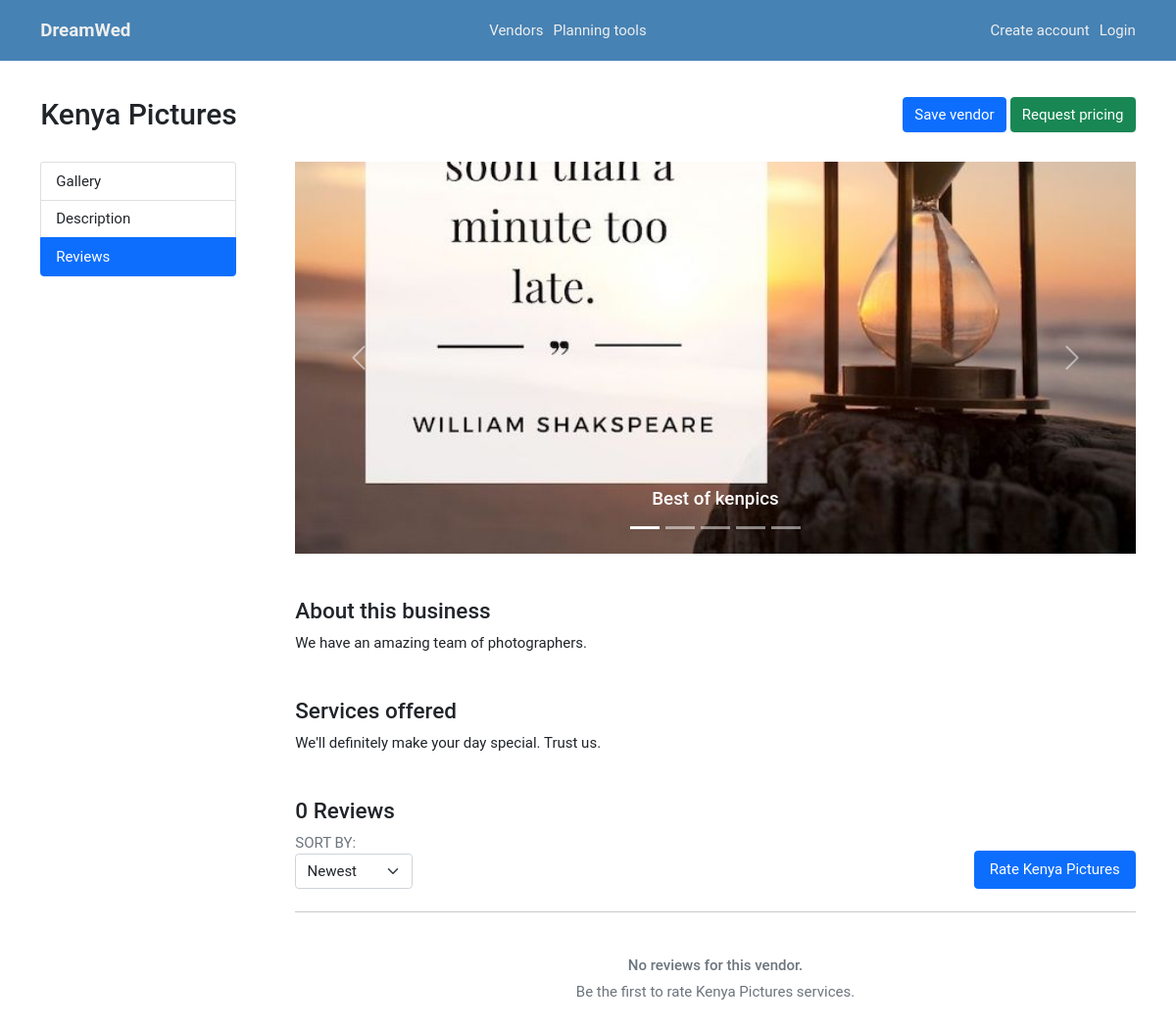
/vendors/14/details, run on an earlier commit of the app's database.
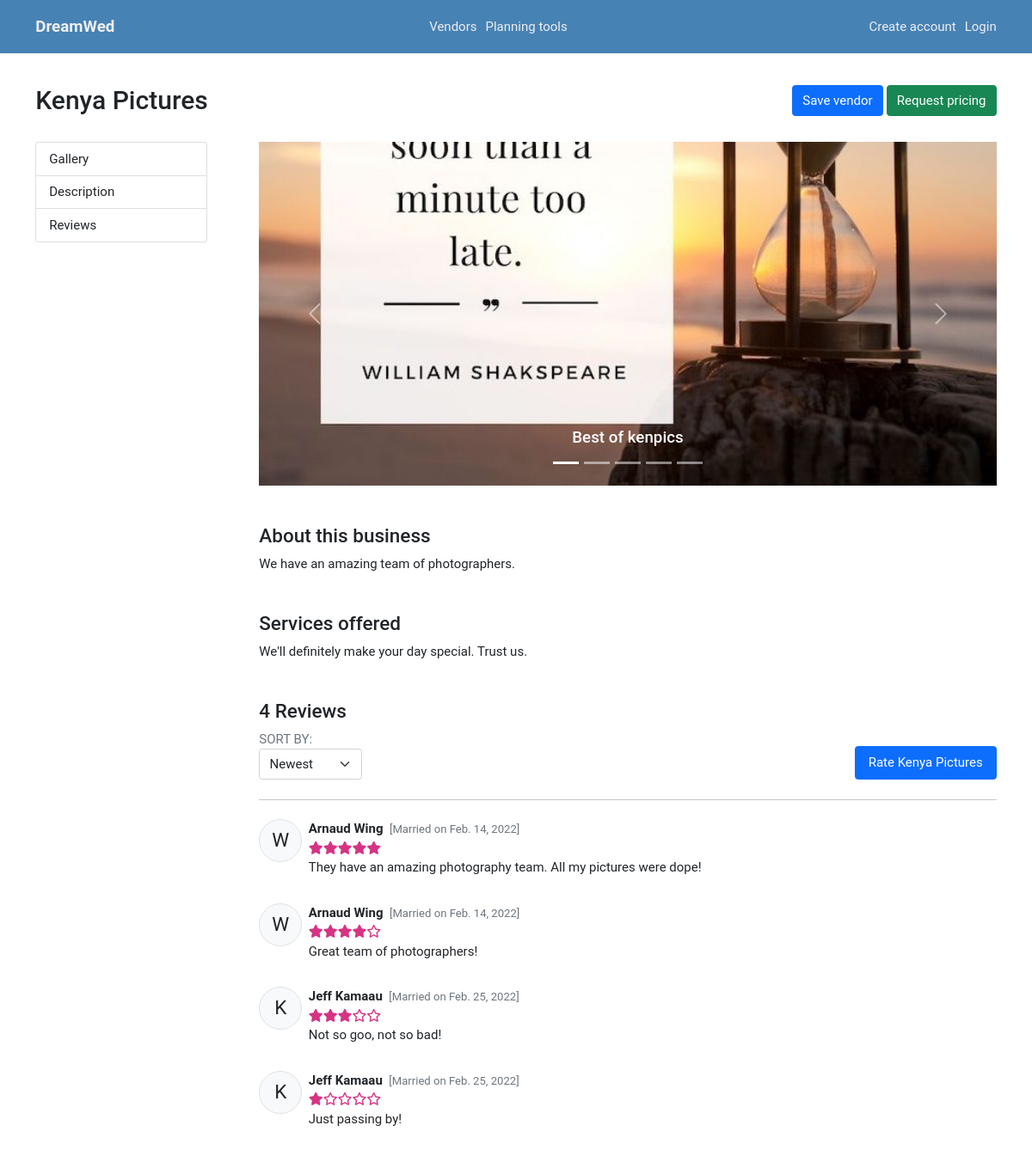
And on a later commit of the database.
### dreamwed/models.py (models this page shows, shortened)
class Vendor(models.Model):
   user = models.OneToOneField(User, on_delete=CASCADE, primary_key=True)
   business_name = models.CharField(max_length=100)
   category = models.ForeignKey(
      VendorCategory,
      on_delete=SET_NULL,
      null=True,
      help_text='Select a category for your business.',
      )
   description = models.TextField(max_length=5000)
   services_offered = models.TextField(max_length=5000)
   city = models.CharField(max_length=500)
   location = models.CharField(max_length=200) # street code

class VendorImageUpload(models.Model):
   vendor = models.ForeignKey(Vendor, on_delete=models.CASCADE)
   image = models.ImageField(upload_to='vendor_img_uploads')
   caption = models.CharField(max_length=500)

class Review(models.Model):
   wedplanner = models.ForeignKey(WeddingPlanner, on_delete=models.CASCADE)
   vendor = models.ForeignKey(Vendor, on_delete=models.CASCADE)
   stars = models.SmallIntegerField(
      default=5,
      validators=[
         MaxValueValidator(5),
         MinValueValidator(1)
      ]
   )
   comment = models.TextField(max_length=5000)
   created     = models.DateTimeField(auto_now_add=True)
   modified    = models.DateTimeField(auto_now=True)
   class Meta:
      ordering = ['modified', 'created']

class WeddingPlanner(models.Model):
   user = models.OneToOneField(User, on_delete=CASCADE, primary_key=True)
   partner_first_name = models.CharField(max_length=50, blank=True, null=True)
   partner_last_name = models.CharField(max_length=50, blank=True, null=True)
   wedding_date = models.DateField(blank=True, null=True)

class User(AbstractUser):
   is_vendor = models.BooleanField(default=False)
   is_wedding_planner = models.BooleanField(default=False)
   profile = models.ImageField(default='default.jpg', upload_to='profile_pics')
   class Meta:
      ordering = ['last_name', 'first_name']

### dreamwed/views/wedplanner.py (the view)
# urls.py: path('vendors/<int:vendor_id>/details', wedplanner.vendor_details, name='vendor-details'),
def vendor_details(request, vendor_id):
   review_form = ReviewForm()
   vendor = Vendor.objects.get(user_id=vendor_id)
   vendor_reviews = Review.objects.filter(vendor_id=vendor_id)
   images = VendorImageUpload.objects.filter(vendor_id=vendor_id)
   context = {
      'review_form': review_form,
      'vendor': vendor,
      'vendor_images': images,
      'vendor_reviews': vendor_reviews,
   }
   return render(request, 'wedplanner/vendor-details.html', context)

### dreamwed/forms.py
class ReviewForm(ModelForm):
   class Meta:
      model = Review
      fields = ['stars', 'comment']
      widgets = {
         'stars': forms.TextInput(attrs={'min': 1, 'max': 5,'type': 'number'}),
      }

### templates/wedplanner/vendor-details.html (shortened to what this page needs)
{% extends 'base.html' %}
{% load widget_tweaks %}
{% block body %}
{% include 'include/header.html' %}
<section class="intro">
   <div class="container">
      <div class="d-flex justify-content-between py-4 mt-3">
         <h2>{{ vendor.business_name }}</h2>
         <div class="cta">
            <a class="btn btn-primary" href="#">Save vendor</a>
            <a class="btn btn-success" href="#">Request pricing</a>
         </div>
      </div>
   </div>
</section>
<main>
   <div class="container grid-200-auto" id="vendor-details">
      <div class="sidebar">
         <div id="side-nav" class="list-group">
            <a class="list-group-item list-group-item-action" href="#vendor-gallery">Gallery</a>
            <a class="list-group-item list-group-item-action" href="#vendor-description">Description</a>
            <a class="list-group-item list-group-item-action" href="#vendor-reviews">Reviews</a>
         </div>
      </div>
      <div data-bs-spy="scroll" data-bs-target="#side-nav" data-bs-offset="0" class="main-content" tabindex="0">
         <div id="vendor-gallery">
         <div id="carouselVendorPictures" class="carousel slide" data-bs-ride="carousel">
            <div class="carousel-indicators">
               {% for img_file in vendor_images %}
               <button type="button" data-bs-target="#carouselVendorPictures"></button>
               {% endfor %}
            </div>
            <div class="carousel-inner">
               {% for img_file in vendor_images %}
               <div class="carousel-item">
                  <div class="d-flex align-items-end overflow-hidden" style="height: 400px;">
                     <img src="{{ img_file.image.url }}" class="d-block w-100" alt="...">
                  </div>
                  <div class="carousel-caption d-none d-md-block">
                     <h5>{{ img_file.caption }}</h5>
                  </div>
               </div>
               {% endfor %}
            </div>
            <button class="carousel-control-prev" type="button" data-bs-target="#carouselVendorPictures" data-bs-slide="prev">
               <span class="carousel-control-prev-icon" aria-hidden="true"></span>
            </button>
            <button class="carousel-control-next" type="button" data-bs-target="#carouselVendorPictures" data-bs-slide="next">
               <span class="carousel-control-next-icon" aria-hidden="true"></span>
            </button>
         </div>
         </div>
         <h4 class="mt-5" id="vendor-description">About this business</h4>
         <p>{{ vendor.description }}</p>
         <h4 class="mt-5">Services offered</h4>
         <p>{{ vendor.services_offered }}</p>
         <section class="reviews mt-5">
            <div class="d-flex align-items-end justify-content-between">
               <div>
                  <h4 id="vendor-reviews">{{ vendor_reviews|length }} Reviews</h4>
                  <div class="text-muted">SORT BY:</div>
                  <select name="sort" id="sort" class="form-select">
                     <option value="">Newest</option>
                  </select>
               </div>
               <button class="btn btn-primary px-3 py-2" data-bs-toggle="modal" data-bs-target="#rateVendor">Rate {{ vendor.business_name }}</button>
            </div>
            <hr class="my-4">
            {% if vendor_reviews %}
               {% for review in vendor_reviews %}
                  <div class="review d-flex align-items-start mb-3">
                     <div class="circle-50 d-flex align-items-center justify-content-center rounded-circle border bg-light fs-4 me-2">{{review.wedplanner.user.last_name|make_list|first}}</div>
                     <div class="msg">
                        <strong class="me-1">{{ review.wedplanner.user.first_name }} {{ review.wedplanner.user.last_name }}</strong>
                        <small class="text-muted">[Married on {{ review.wedplanner.wedding_date }}]</small>
                        <div class="rating" data-rating="{{ review.stars }}"></div>
                        <p>{{ review.comment }}</p>
                     </div>
                  </div>
               {% endfor %}
            {% else %}
               <div class="text-center text-muted mt-5">
                  <h6>No reviews for this vendor.</h6>
                  <p>Be the first to rate {{ vendor.business_name }} services.</p>
               </div>
            {% endif %}
         </section>
      </div>
   </div>
</main>
{% endblock %}

### templates/base.html (shortened to what this page needs)
<!DOCTYPE html>
<html lang="en">
<head>
   <link href="https://cdn.jsdelivr.net/npm/bootstrap@5.1.0/dist/css/bootstrap.min.css" rel="stylesheet">
   {% load static %}
   <link rel="stylesheet" href="{% static 'css/main.css' %}">
</head>
<body>
   {% block body %}{% endblock %}
</body>
</html>

### templates/include/header.html (shortened to what this page needs)
<nav class="sticky-top py-3" id="navbar">
   <div class="container">
      <div class="logo d-flex justify-content-between">
         <a class="navbar-brand display-4 fw-bold" href="{% url 'home' %}">DreamWed</a>
      </div>
      <div class="nav-secondary nav-middle">
         <div class="nav-links">
            {% if not user.is_authenticated %}
            <a href="{% url 'vendors' %}">Vendors</a>
            <a href="{% url 'wedding-planner-register' %}">Planning tools</a>
            {% endif %}
         </div>
      </div>
      <div class="nav-secondary nav-right">
         <div class="nav-links">
            {% if user.is_authenticated %}
            <a href="{% url 'user-profile' %}">Logged in:
               <strong>{{ user.username }}</strong>
            </a>
            <a href="{% url 'logout' %}">LOGOUT</a>
            {% else %}
            <a href="{% url 'register' %}">Create account</a>
            <a href="{% url 'login' %}">Login</a>
            {% endif %}
         </div>
      </div>
   </div>
</nav>

### static/css/main.css (style rules this page uses)
html, body { font: 400 15px/1.5 'Roboto', sans-serif; }
body { margin: 0; padding: 0 0 4rem; position: relative; }
a { text-decoration: none; }
img { max-width: 100%; }
.grid-200-auto { display: grid; grid-template-columns: 200px 1fr; gap: 4rem; }
.circle-50 { --size: 50px; width: var(--size); height: var(--size); }
#navbar { background: steelblue; }
#navbar a { color: #eee; }
#navbar .nav-secondary { max-height: 0; overflow: hidden; transform: translate(-100%, 0); transition: 0.25s ease-in-out; }
#navbar .nav-right .nav-links { padding-top: 1rem; border-top: 1px solid #aaa; }
#navbar .nav-middle .nav-links { padding: 1.4rem 0 1rem; }
#navbar .nav-secondary a { display: block; padding: 12px 0; }
@media screen and (min-width: 800px) { #navbar .container { display: flex; justify-content: space-between; } }
@media screen and (min-width: 800px) { #navbar .nav-secondary { max-height: initial !important; overflow: initial !important; transform: translate(0) !important; } }
@media screen and (min-width: 800px) { #navbar .nav-secondary .nav-links { height: 100%; display: flex; align-items: center; } }
@media screen and (min-width: 800px) { #navbar .nav-right .nav-links { padding: 0; border: none; } }
@media screen and (min-width: 800px) { #navbar .nav-middle .nav-links { padding: 0; } }
@media screen and (min-width: 800px) { #navbar .nav-secondary a { padding: 0; } }
@media screen and (min-width: 800px) { #navbar .nav-secondary a + a { margin-left: 10px; } }

What changed in the data, as far as the page shows it:
shown differently, row unchanged: Vendor "Kenya Pictures": business_name "Kenya Pictures" → (not shown)
added Review: wedplanner.user.last_name|make_list "W", wedplanner.user.first_name "Arnaud", wedplanner.user.last_name "Wing", wedplanner.wedding_date "Feb. 14, 2022", comment "They have an amazing photography team. All my pictures were dope!"
added Review: wedplanner.user.last_name|make_list "W", wedplanner.user.first_name "Arnaud", wedplanner.user.last_name "Wing", wedplanner.wedding_date "Feb. 14, 2022", comment "Great team of photographers!"
added Review: wedplanner.user.last_name|make_list "K", wedplanner.user.first_name "Jeff", wedplanner.user.last_name "Kamaau", wedplanner.wedding_date "Feb. 25, 2022", comment "Not so goo, not so bad!"
added Review: wedplanner.user.last_name|make_list "K", wedplanner.user.first_name "Jeff", wedplanner.user.last_name "Kamaau", wedplanner.wedding_date "Feb. 25, 2022", comment "Just passing by!"
Also different on the page:
{{ vendor_reviews|length }}: "0" → "4"
text no longer shown: "No reviews for this vendor. Be the first to rate services."
